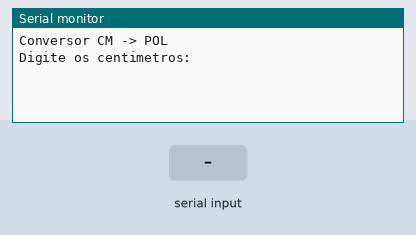
Simulated run of this sketch. Board: Arduino Uno, built with avr-gcc and run on an emulated ATmega328P. Shown: the last lines printed to the serial monitor. The inputs (shaded band) are chosen by the test bench.

Above: at 1.2 s.
1.3 s: "90,45\n" received over Serial
At 2.1 s:
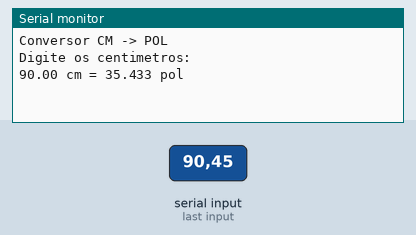
4.3 s: "30,150\n" received over Serial
At 5.3 s:
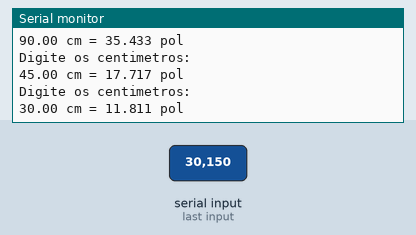
Timing chart, 0 to 7.3 s (numbered marks = the images above; inputs shaded):
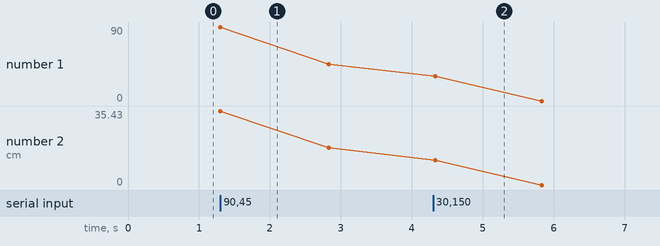

The sketch:

lopal_1_a_3_6.ino
```cpp
// C++ code
const float cm_por_polegada = 2.54;

void setup() {
  Serial.begin(9600);
  Serial.println("Conversor CM -> POL");
}

void loop() {
  Serial.println("Digite os centimetros:");

  while (!Serial.available());
  float centimetros = Serial.parseFloat();
  while (Serial.available()) Serial.read();

  float polegadas = centimetros / cm_por_polegada;

  Serial.print(centimetros);
  Serial.print(" cm = ");
  Serial.print(polegadas, 3); // 3 casas decimais
  Serial.println(" pol");
  Serial.println();
  delay(1500);
}
```

Measured:
- after the input at 1.3 s, the serial monitor: prints a new line at once (image 1)
- after the input at 4.3 s, the serial monitor: prints a new line at once (image 2)
- plotted number 1: 45 → 0 after the input at 4.3 s
- plotted number 2: 17.72 → 0 after the input at 4.3 s
